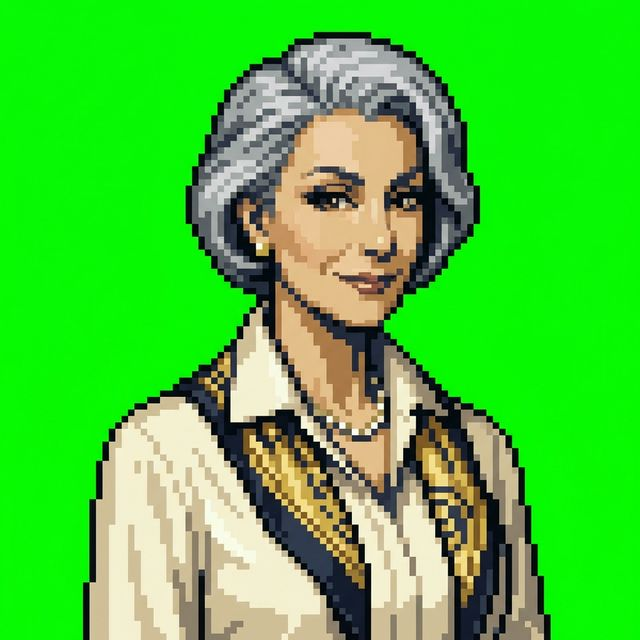
#> input picture game/assets/raw/portrait_margaux_villiers.png, 640 x 640 px
$ python bitmap.py ../assets/raw/portrait_margaux_villiers.png out.png ../assets/raw/walk_elena_ross_1771586688414.png
#> lines starting #> are read from the running program, lines starting #| are printed output that depends on the picture
#> further down, img is the input picture: PIL image 640x640 RGB; mean R, G, B 72.9, 200.8, 55.1
import sys
from PIL import Image
import numpy as np

def bayer_dither(image):
    # Convert image to grayscale numpy array
    gray = image.convert('L')
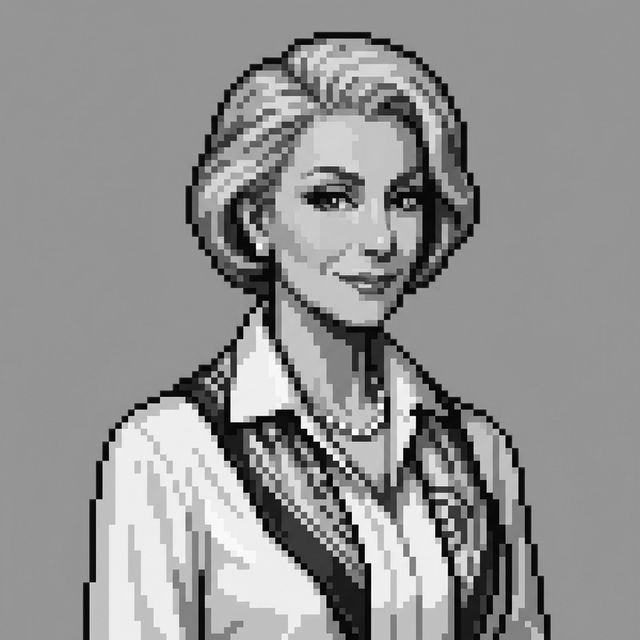
#> gray: PIL image 640x640 L; min 0, max 255, mean 146
    img_arr = np.array(gray, dtype=np.float32) / 255.0

    # 4x4 Bayer matrix for ordered dithering
    bayer_matrix = np.array([
        [ 0,  8,  2, 10],
        [12,  4, 14,  6],
        [ 3, 11,  1,  9],
        [15,  7, 13,  5]
    ]) / 16.0

    h, w = img_arr.shape
#> h = 640; w = 640

    # Create the output array
    out = np.zeros_like(img_arr)

    for y in range(h):
        for x in range(w):
            threshold = bayer_matrix[y % 4, x % 4]
            if img_arr[y, x] > threshold:
                out[y, x] = 1.0
            else:
                out[y, x] = 0.0
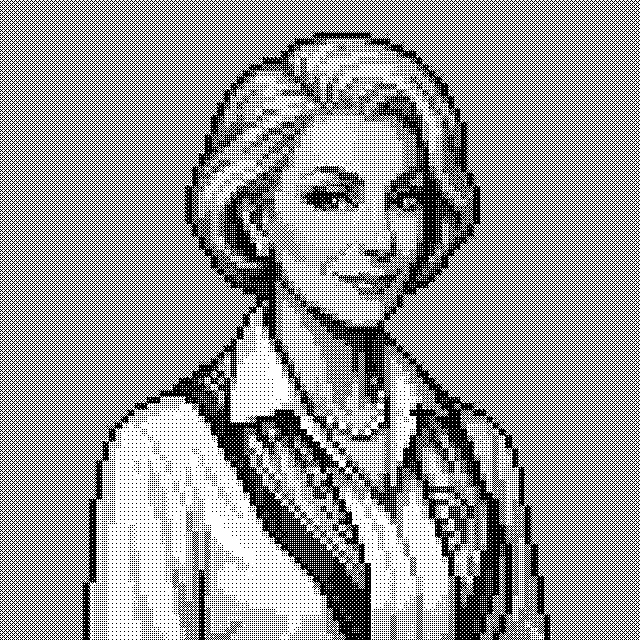
#> out: shape (640, 640) float32; values 0 (black) and 1 (white), 60.8% white; black in thin lines or dots

    # Convert back to uint8
    return Image.fromarray((out * 255).astype(np.uint8), mode='L').convert('1')

def floyd_steinberg(image):
    return image.convert('1')

if __name__ == '__main__':
    if len(sys.argv) < 3:
        print("Usage: python bitmap.py <input> <output> [--bayer | --fs]")
        sys.exit(1)

    in_path = sys.argv[1]
    out_path = sys.argv[2]
    method = '--bayer'
    if len(sys.argv) > 3:
        method = sys.argv[3]

    img = Image.open(in_path)

    # Handle alpha channel (don't dither the transparent background)
    alpha = None
    if img.mode in ('RGBA', 'LA') or (img.mode == 'P' and 'transparency' in img.info):
        img_rgba = img.convert('RGBA')
        alpha = img_rgba.split()[3]
        # Create a white background for dithering
        bg = Image.new('RGBA', img_rgba.size, (255, 255, 255, 255))
        img = Image.alpha_composite(bg, img_rgba).convert('RGB')
    else:
        img = img.convert('RGB')

    if method == '--fs':
        out_img = floyd_steinberg(img)
    else:
        out_img = bayer_dither(img)
#> out_img: PIL image 640x640 1; 60.8% white; black in thin lines or dots

    # Re-apply alpha if it existed
    if alpha:
        out_img = out_img.convert('RGBA')
        out_img.putalpha(alpha)

    out_img.save(out_path)
    print(f"Saved {method} bitmapped image to {out_path}")
